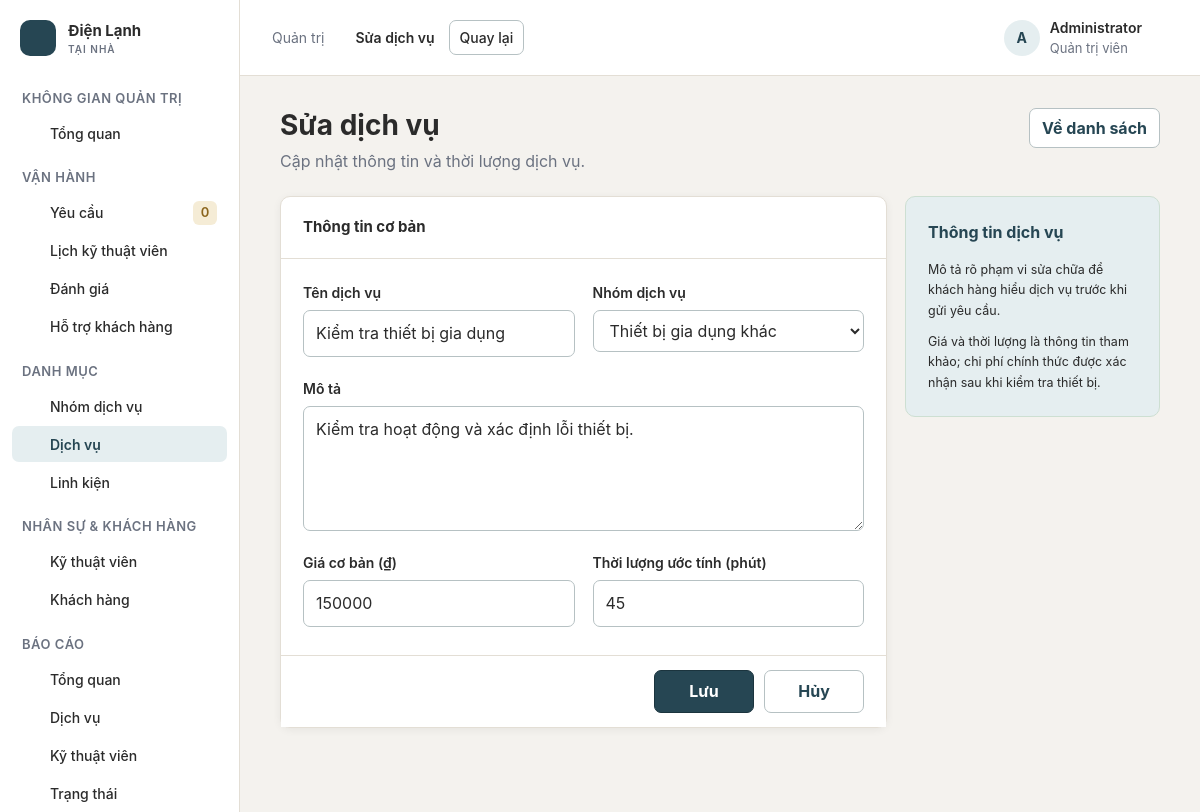
Screenshot of /scr/admin/serviceEdit/12 (signed in) with the database file from the repository.
### tables this page shows
CREATE TABLE IF NOT EXISTS services (
    id INT UNSIGNED NOT NULL AUTO_INCREMENT,
    category_id INT UNSIGNED NOT NULL,
    name VARCHAR(180) NOT NULL,
    description TEXT DEFAULT NULL,
    base_price DECIMAL(12, 0) NOT NULL DEFAULT 0,
    est_minutes SMALLINT UNSIGNED NOT NULL DEFAULT 60,
    status TINYINT(1) NOT NULL DEFAULT 1,
    PRIMARY KEY (id),
    UNIQUE KEY uq_services_category_name (category_id, name),
    KEY idx_services_status (status),
    CONSTRAINT fk_services_category
        FOREIGN KEY (category_id) REFERENCES service_categories (id)
        ON UPDATE CASCADE ON DELETE RESTRICT
);

CREATE TABLE IF NOT EXISTS service_categories (
    id INT UNSIGNED NOT NULL AUTO_INCREMENT,
    name VARCHAR(150) NOT NULL,
    description TEXT DEFAULT NULL,
    icon VARCHAR(100) DEFAULT NULL,
    status TINYINT(1) NOT NULL DEFAULT 1,
    PRIMARY KEY (id),
    UNIQUE KEY uq_service_categories_name (name),
    KEY idx_service_categories_status (status)
);

### scr/app/controllers/Controller.php (called while the page is built, shortened)
<?php
class Controller {
    public function model($model) {
        return new $model();
    }
    public function view($path, $data = []) {
        $viewFile = dirname(__DIR__) . '/views/' . $path . '.php';
        extract($data, EXTR_SKIP);
        require $viewFile;
    }
}
?>

### scr/app/controllers/AdminController.php (called while the page is built, shortened)
<?php
class AdminController extends Controller
{
    public function serviceEdit($id = 0)
    {
        $model = $this->model('ServiceModel');
        $service = $model->find((int) $id);
        $this->view('admin/service-form', [
            'title' => 'Sửa dịch vụ',
            'service' => $service,
            'categories' => $this->model('CategoryModel')->getAll(),
        ]);
    }
}

### scr/index.php (called while the page is built, shortened)
<?php
require_once __DIR__ . '/config/config.php';
require_once __DIR__ . '/app/controllers/Controller.php';
require_once __DIR__ . '/config/database.php';
$rawUrl = $_GET['url'] ?? 'home';
$rawUrl = trim($rawUrl, '/');
$segments = $rawUrl === '' ? ['home'] : explode('/', $rawUrl);
$controller = new $controllerName();
$action = $segments[1] ?? 'index';
$arguments = array_slice($segments, 2, 4);
call_user_func_array([$controller, $action], $arguments);
?>

### scr/config/config.php (called while the page is built, shortened)
<?php
function url($path = '')
{
    $path = (string) $path;
    return rtrim(BASE_URL, '/') . '/' . ltrim($path, '/');
}

### scr/app/models/ServiceModel.php (called while the page is built, shortened)
<?php
require_once __DIR__ . '/../../config/database.php';
class ServiceModel
{
    private $conn;
    public function __construct()
    {
        $database = new Database();
        $this->conn = $database->getConnection();
    }
    public function find($id)
    {
        $statement = $this->conn->prepare('SELECT id, name, category_id, description, base_price, est_minutes, status FROM services WHERE id = :id');
        $statement->execute([':id' => (int) $id]);
        return $statement->fetch(PDO::FETCH_ASSOC);
    }
}

### scr/config/database.php (called while the page is built, shortened)
<?php
require_once __DIR__ . '/config.php';
class Database {
    public function getConnection() {
        $this->conn = null;
        try {
            $this->conn = new PDO(
                'mysql:host=' . DB_HOST . ';port=' . DB_PORT . ';dbname=' . DB_NAME . ';charset=utf8mb4',
                DB_USER,
                DB_PASS,
                [
                    PDO::ATTR_ERRMODE => PDO::ERRMODE_EXCEPTION,
                    PDO::ATTR_DEFAULT_FETCH_MODE => PDO::FETCH_ASSOC,
                    PDO::ATTR_EMULATE_PREPARES => false,
                ]
            );
            $this->conn->exec("SET time_zone = '+07:00'");
        } catch (PDOException $exception) {
            app_log('Database connection failed: ' . $exception->getMessage());
            throw new RuntimeException('Không thể kết nối cơ sở dữ liệu.', 0, $exception);
        }
        return $this->conn;
    }
}
?>

### scr/app/models/CategoryModel.php (called while the page is built, shortened)
<?php
require_once __DIR__ . '/../../config/database.php';
class CategoryModel
{
    private $conn;
    public function __construct()
    {
        $database = new Database();
        $this->conn = $database->getConnection();
    }
    public function getAll($limit = null, $offset = 0)
    {
        $statement = $this->conn->prepare(
            'SELECT id, name, description, status FROM service_categories ORDER BY id DESC' .
            ($limit !== null ? ' LIMIT :limit OFFSET :offset' : '')
        );
        $statement->execute();
        return $statement->fetchAll(PDO::FETCH_ASSOC);
    }
}

### scr/app/views/admin/service-form.php (the view, shortened to what this page needs)
<div class="page-head">
    <div><h1><?= htmlspecialchars($title, ENT_QUOTES, 'UTF-8') ?></h1><p>Cập nhật thông tin và thời lượng dịch vụ.</p></div>
    <a class="button button-secondary" href="<?= htmlspecialchars(url('/admin/services'), ENT_QUOTES, 'UTF-8') ?>">Về danh sách</a>
</div>
<div class="admin-form-layout">
    <section class="card admin-form">
        <div class="admin-form-title"><h2>Thông tin cơ bản</h2></div>
        <form method="post">
            <div class="form-group">
                <label for="name">Tên dịch vụ</label>
                <input id="name" name="name" required value="<?= htmlspecialchars($service['name'] ?? '', ENT_QUOTES, 'UTF-8') ?>">
            </div>
            <div class="form-group">
                <label for="category_id">Nhóm dịch vụ</label>
                <select id="category_id" name="category_id" required>
                    <?php foreach ($categories as $category): ?>
                        <option value="<?= (int) $category['id'] ?>" <?= (int) ($service['category_id'] ?? 0) === (int) $category['id'] ? 'selected' : '' ?>><?= htmlspecialchars($category['name'], ENT_QUOTES, 'UTF-8') ?></option>
                    <?php endforeach; ?>
                </select>
            </div>
            <div class="form-group form-full">
                <label for="description">Mô tả</label>
                <textarea id="description" name="description" rows="4"><?= htmlspecialchars($service['description'] ?? '', ENT_QUOTES, 'UTF-8') ?></textarea>
            </div>
            <div class="form-group">
                <label for="base_price">Giá cơ bản (₫)</label>
                <input id="base_price" name="base_price" type="number" min="0" step="1000" required value="<?= htmlspecialchars((string) ($service['base_price'] ?? ''), ENT_QUOTES, 'UTF-8') ?>">
            </div>
            <div class="form-group">
                <label for="est_minutes">Thời lượng ước tính (phút)</label>
                <input id="est_minutes" name="est_minutes" type="number" min="1" step="1" required value="<?= htmlspecialchars((string) ($service['est_minutes'] ?? ''), ENT_QUOTES, 'UTF-8') ?>">
            </div>
            <div class="form-actions">
                <button type="submit">Lưu</button>
                <a class="button button-secondary" href="<?= htmlspecialchars(url('/admin/services'), ENT_QUOTES, 'UTF-8') ?>">Hủy</a>
            </div>
        </form>
    </section>
    <aside class="admin-form-help">
        <h2>Thông tin dịch vụ</h2>
        <p>Mô tả rõ phạm vi sửa chữa để khách hàng hiểu dịch vụ trước khi gửi yêu cầu.</p>
        <p>Giá và thời lượng là thông tin tham khảo; chi phí chính thức được xác nhận sau khi kiểm tra thiết bị.</p>
    </aside>
</div>

### rows the page displays
services: name "Kiểm tra thiết bị gia dụng", category_id "Thiết bị gia dụng khác", description "Kiểm tra hoạt động và xác định lỗi thiết bị.", base_price "150000", est_minutes "45"

### other values shown
$groupTitle "KHÔNG GIAN QUẢN TRỊ"
$label "Tổng quan"
$groupTitle "VẬN HÀNH"
$label "Yêu cầu"
$item[3] "0"
$label "Lịch kỹ thuật viên"
$label "Đánh giá"
$label "Hỗ trợ khách hàng"
$groupTitle "DANH MỤC"
$label "Nhóm dịch vụ"
$label "Dịch vụ"
$label "Linh kiện"
$groupTitle "NHÂN SỰ & KHÁCH HÀNG"
$label "Kỹ thuật viên"
$label "Khách hàng"
